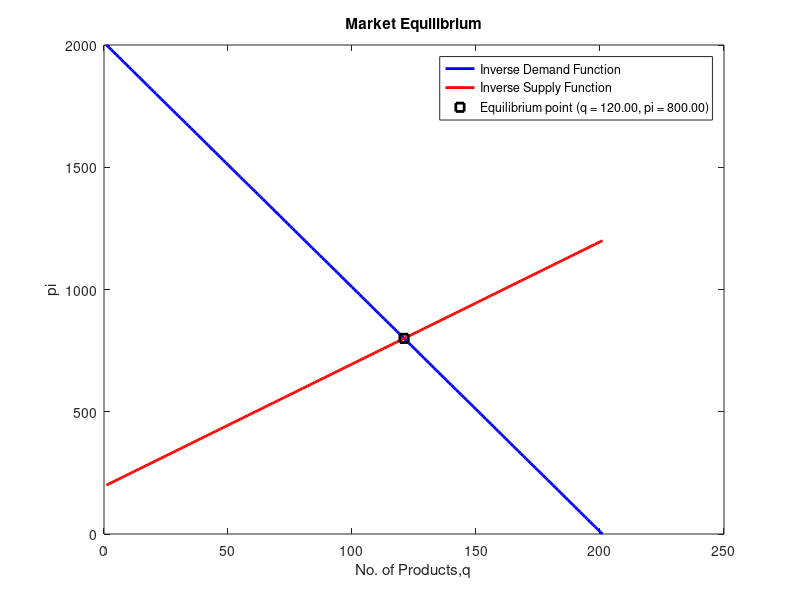
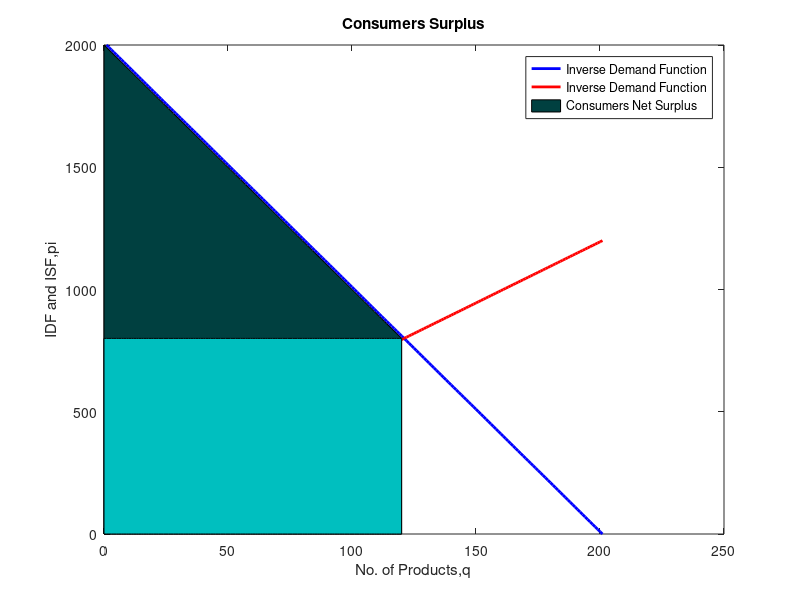
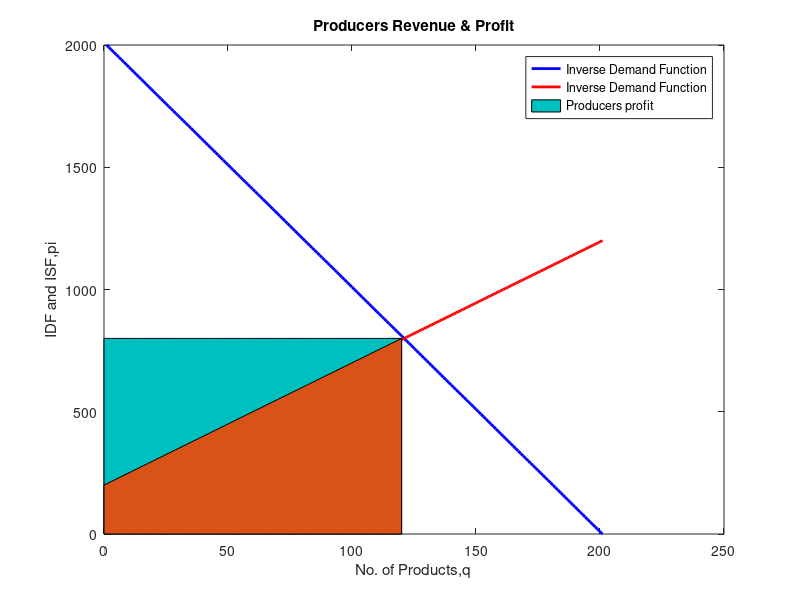

These figures' MATLAB source, in order:
%Program written by Divya M (199031001)
%Homework-1 of Restructured Power System (EE5054S)
%Fundamentals of Power System Economics by Daniel S % Kirschen & Goran Strbac

clc; clear all; close all;

% question 2.3
% Inverse demand function; IDF = -10q+2000
% Inverse supply function;  ISF = 5q + 200    from q = 0.2pi - 40

display('Part-a')
for i1 = 0:200
    IDF(i1+1) = -10*i1+2000;
    ISF(i1+1) = 5*i1 + 200;
end
A = [1 10; 1 -5];
B = [2000;200];
solution = linsolve(A,B);
market_clearing_price = solution(1)
equilibrium_demand = solution(2)

figure(1)
x = 1:i1+1;
set(gcf,'Name','Inverse Demand Function & Inverse Supply Function','Color','w')
plot(x,IDF,'-b','LineWidth',2)
hold on;
plot(x,ISF,'-r','LineWidth',2)
hold on;
plot(solution(2)+1,solution(1),'ks','LineWidth',2)
hold on;
plot(x,0,'-g','LineWidth',2)
hold on;
%grid on;
xlabel('No. of Products,q')
ylabel('pi')
title('Market Equilibrium')
txt = sprintf('Equilibrium point (q = %.2f, pi = %.2f)',solution(2),solution(1));
legend('Inverse Demand Function','Inverse Supply Function',txt);

display('Part-b')
consumption = solution(2)
gross_surplus = trapz(0:consumption,IDF(1:consumption+1))
net_surplus = trapz(0:consumption,IDF(1:consumption+1)-800)

figure(2)
abc = ones(1,consumption+1);
abc1 = solution(1)*abc;
set(gcf,'Name','Market Equilibrium','Color','w')
plot(x,IDF,'-b','LineWidth',2)
hold on;
plot(x,ISF,'-r','LineWidth',2)
hold on;
gross_surplus1 = area(0:consumption,IDF(1:consumption+1),'FaceColor',[0,0.25,0.25]);
hold on
revenue = area(0:consumption, abc1,'FaceColor',[0,0.75,0.75]);
hold on;
plot(x,0,'-g','LineWidth',2)
hold on;
xlabel('No. of Products,q')
ylabel('IDF and ISF,pi')
title('Consumers Surplus')
legend('Inverse Demand Function','Inverse Demand Function','Consumers Net Surplus');

producer_revenue =  trapz(0:consumption,abc1)
producer_profit =  trapz(0:consumption,800-ISF(1:consumption+1))
global_welfare = net_surplus + producer_profit

figure(3)
set(gcf,'Name','Market Equilibrium','Color','w')
plot(x,IDF,'-b','LineWidth',2)
hold on;
plot(x,ISF,'-r','LineWidth',2)
hold on;
producer_revenue1 =  area(0:consumption,abc1, 'FaceColor',[0,0.75,0.75])
%gross_surplus1 = area(0:consumption,IDF(1:consumption+1),'FaceColor',[0,0.25,0.25]);
hold on
producer_profit1 =  area(0:consumption,ISF(1:consumption+1))
hold on;
plot(x,0,'-g','LineWidth',2)
hold on;
xlabel('No. of Products,q')
ylabel('IDF and ISF,pi')
title('Producers Revenue & Profit')
legend('Inverse Demand Function','Inverse Demand Function','Producers profit');
